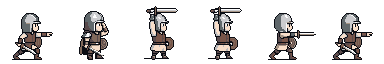
#> input picture dev/sheets-sword/anim/squire-cast-strip.png, 384 x 64 px, given in place of neutral-0.png, which was not available
$ python skel_walk.py anim/squire-cast-strip.png
#> lines starting #> are read from the running program, lines starting #| are printed output that depends on the picture; pictures that were not available may be replaced by others from this repository, and a replacement may not be noted
### dev/sheets-sword/walk_script.py
# 걷기 다른 방법 (로드맵 승인, PixelLab 0): pixen 걷기는 홀짝 프레임마다 무기·망토·명암이 바뀌어 미달 → 준비 자세 한 장을 원본으로
#  다리 구역(엉덩이 줄 아래)만 스크립트로 움직인다. 몸 중심선(맨 아래 6줄 칠한 칸의 가운데)으로 앞다리·뒷다리를 나눠
#  1 디딤(앞 +2, 뒤 -2, 몸 1칸 내림) · 2 통과(그대로) · 3 교차(앞 -1, 뒤 +1, 몸 1칸 내림) · 4 통과(그대로, 몸 1칸 올림).
#  위쪽(상체·무기·방패)은 모든 프레임 같은 그림이라 디자인이 튀지 않는다.
#  python -I -B walk_script.py [cls ...] → anim/<cls>-walkS-strip.png, anim/<cls>-walkS-x4.gif
import os, sys
from PIL import Image
HERE = os.path.dirname(os.path.abspath(__file__)); A = os.path.join(HERE, 'anim')
SRC = {'paladin': 'paladin64-src.png', 'squire': 'squire-atk-strip.png', 'archon': 'archon64-src.png',
       'tyrant': 'tyrant64-src.png', 'swordsaint': 'swordsaint-atk-strip.png'}          # 시트의 준비 그림과 같은 것
FOOT_Y = 59


def first(name):
    im = Image.open(os.path.join(A, name)).convert('RGBA'); return im.crop((0, 0, 64, 64))


# [10 lines left out: function legs_frame, not called in this run]


def neutral(cls):
    """8단계 (로드맵 승인 pixen 1/직업): 다리가 드러난 중립 서기 자세 work/<cls>/neutral-0.png → 발 줄 59 맞춤 + 시트 준비 그림 팔레트 고정"""
    im = Image.open(os.path.join(HERE, 'work', cls, 'neutral-0.png')).convert('RGBA'); P = im.load()
    yb = max(y for y in range(64) if any(P[x, y][3] for x in range(64)))
    o = Image.new('RGBA', (64, 64)); o.alpha_composite(im, (0, FOOT_Y - yb))
    ref = first(SRC[cls]); pal = sorted({c for c in ref.getdata() if c[3]})
    if len(pal) > 24:
        q = ref.convert('RGB').quantize(colors=22, method=Image.Quantize.MEDIANCUT).convert('RGB')
        pal = sorted({q.getpixel((x, y)) + (255,) for y in range(64) for x in range(64) if ref.getpixel((x, y))[3]})
    O = o.load()
    for y in range(64):
        for x in range(64):
            c = O[x, y]
            if c[3]: O[x, y] = min(pal, key=lambda q: sum((c[i] - q[i]) ** 2 for i in range(3)))[:3] + (255,)
    return o


def walk(cls):
    im = neutral(cls) if os.environ.get('WALK_SRC') == 'neutral' else first(SRC[cls])
    return [legs_frame(im, 3, -3, 1), legs_frame(im, 0, 0, -1, lift_b=2), legs_frame(im, -2, 2, 1), legs_frame(im, 0, 0, -1, lift_f=2)]   # 2차: 보폭 ±3, 통과 때 무릎 2칸 들기


# [11 lines that do not run on import are left out]

### dev/sheets-sword/anim_post.py
# 관절 애니 후처리 (PixelLab 0): work/paladin/skel-atk-*.png (192, 15f) → 3칸 최빈색으로 64칸 → 중립 그림 팔레트 고정(반투명 잔상 버림)
#  → 가장 큰 덩어리만 → 손목 좌표(관절 RIGHT ARM / 3)에서 설계 칼 각도로 성검(금빛 2칸 폭 + 외곽선) 덧그리기
#  python -I -B anim_post.py → anim/paladin-atk-{i}.png, anim/paladin-atk-strip.png, anim/paladin-atk-x4.gif
import os, json, math, sys
from PIL import Image, ImageDraw
HERE = os.path.dirname(os.path.abspath(__file__)); A = os.path.join(HERE, 'anim')
OUT = (11, 13, 20, 255); BLADE = (255, 250, 190, 255); BLADE_D = (232, 190, 80, 255); GUARD = (178, 124, 36, 255)


def palette(im):
    return sorted({c for c in im.getdata() if c[3]})


def near(c, pal):
    return min(pal, key=lambda p: sum((c[i] - p[i]) ** 2 for i in range(3)))


V2 = os.environ.get('ANIM_V') == '2'
K, OFF = (2, (32, 62)) if V2 else (3, (0, 0))      # 2차: 캐릭터를 192칸에 2배로 넣었다 (anim_plan.py)


def down(im, pal):
    im = im.crop((OFF[0], OFF[1], OFF[0] + 64 * K, OFF[1] + 64 * K)) if V2 else im
    W = 64; o = Image.new('RGBA', (W, W)); P = im.load(); O = o.load(); need = 2 if K == 2 else 4
    for y in range(W):
        for x in range(W):
            if K * x + K > im.width or K * y + K > im.height: continue
            cs = [P[K * x + a, K * y + b] for a in range(K) for b in range(K) if P[K * x + a, K * y + b][3] >= 200]
            if len(cs) >= need: O[x, y] = near(max(set(cs), key=cs.count), pal)
    return o


def main_blob(im):
    P = im.load(); W, H = im.size; pts = {(x, y) for y in range(H) for x in range(W) if P[x, y][3]}; best = set()
    while pts:
        st = [pts.pop()]; comp = set(st)
        while st:
            x, y = st.pop()
            for a in (-1, 0, 1):
                for b in (-1, 0, 1):
                    q = (x + a, y + b)
                    if q in pts: pts.discard(q); comp.add(q); st.append(q)
        if len(comp) > len(best): best = comp
    o = Image.new('RGBA', im.size); O = o.load()
    for p in best: O[p] = P[p]
    return o


# [15 lines left out: function sword, not called in this run]


# [19 lines that do not run on import are left out]

### dev/sheets-sword/skel_walk.py
# 걷기 skeleton-v3 8f (로드맵 승인 2026-10-18, 5종 × 3): 첫 프레임 = 다리 드러난 중립 서기(work/<cls>/neutral-0.png, 발 59 맞춤·팔레트 고정)
#  192칸에 2배(캐릭터 ~48%), 직업마다 중립 그림의 키·발 위치에서 관절을 잡고 8프레임 걸음(보폭 크게·무릎 들기·몸 오르내림).
#  후처리: 2배 최빈색으로 64칸 → 다리(엉덩이 줄 아래)는 생성 결과, 상체·무기는 중립 그림을 몸 오르내림만큼 옮겨 붙임(디자인 고정).
#  python -I -B skel_walk.py plan [cls ...]  → anim/<cls>-skelwalk-req.json, anim/_skelwalk-stick.png
#  python -I -B skel_walk.py post [cls ...]  → anim/<cls>-walkK-strip.png, anim/<cls>-walkK-x4.gif
import os, sys, json, math, base64, io
from PIL import Image, ImageDraw
HERE = os.path.dirname(os.path.abspath(__file__)); A = os.path.join(HERE, 'anim')
sys.path.insert(0, HERE)
N, K, OFF = 192, 2, (32, 62)
Z = {'LEFT ARM': 1, 'LEFT ELBOW': 1, 'LEFT SHOULDER': 2, 'LEFT HIP': 3, 'LEFT KNEE': 3, 'LEFT LEG': 3, 'NECK': 5, 'RIGHT HIP': 6, 'RIGHT KNEE': 6,
     'RIGHT LEG': 6, 'NOSE': 8, 'RIGHT EYE': 8, 'LEFT EYE': 8, 'RIGHT EAR': 7, 'LEFT EAR': 7, 'RIGHT SHOULDER': 9, 'RIGHT ELBOW': 10, 'RIGHT ARM': 11}
DESC = {
    'paladin': 'small chibi holy paladin knight, white and cream plate armor with gold trim, golden halo above the visored helmet, kite shield with gold cross on the left arm, golden sword held upright at the chest',
    'squire': 'small chibi young squire, round steel cap with open face, brown leather jerkin over a cream tunic, small round wooden buckler, short sword held at the chest',
    'archon': 'small chibi celestial archon knight, white and gold plate armor, big visored helmet with a ring of gold stars above, star kite shield, golden longsword held upright',
    'tyrant': 'small chibi tyrant king knight, steel helmet with spiked gold crown, crimson cape, spiked pauldrons, huge greatsword with a red rune held upright',
    'swordsaint': 'small chibi sword saint samurai, kabuto with huge gold crescent horns, white hair and white scarf, dark navy armor, navy hakama, blue curved katana',
}


LIT = {   # 10단계 (로드맵 승인 6): 다리 구역만 앞다리 밝은 3톤·뒷다리 어두운 3톤으로 다시 칠한 원본 (어두운 한 덩어리 → 두 다리)
    'tyrant': ([(168, 172, 186), (122, 126, 142), (78, 80, 94)], [(96, 99, 114), (64, 66, 79), (40, 41, 52)]),
    'swordsaint': ([(150, 140, 200), (112, 102, 160), (74, 66, 112)], [(88, 80, 130), (60, 54, 92), (36, 33, 58)]),
}
LITDESC = {'tyrant': ', light steel greaves, front leg brighter than back leg', 'swordsaint': ', light lavender hakama legs, front leg brighter than back leg'}
LV = os.environ.get('LIT') == '1'
NV = os.environ.get('NEW') == '1'      # 12단계 B: 새 디자인(newanim/<cls>-src.png, 칼 든 채) 첫 프레임 — 상체·칼은 그대로 붙임
WR = {'greatswordsman': 6, 'tyrant': 6}   # 다리 구역 오른쪽 끝 (발 가운데 + 칸) — 대검이 그 너머에 서 있음
NDESC = {
    'squire': 'small chibi young squire, messy brown hair, cream padded gambeson, round wooden buckler, short iron sword in hand',
    'swordsman': 'small chibi knight, open-face steel helmet with a tall blue plume, short blue cape, steel breastplate, blue tabard, steel longsword in hand',
    'paladin': 'small chibi paladin, white and gold full plate, great helm with gold cross visor, kite shield with golden sun, short golden sword in hand',
    'blademaster': 'small chibi ronin, long black high ponytail, red headband, indigo kimono, red sash, wide black hakama, curved katana in hand',
    'greatswordsman': 'small chibi black swordsman, spiky black hair, dark iron armor, tattered black cape, enormous slab iron greatsword held upright',
    'archon': 'small chibi archon knight, white and gold plate, great helm with gold stars above, small glowing gold wings, blue cape, golden longsword',
    'tyrant': 'small chibi berserker tyrant, black spiked armor, wolf-skull helmet with red eyes, tattered black cape, giant slab greatsword',
    'swordsaint': 'small chibi sword saint, long white high ponytail, gold crescent ornament, white and gold haori, dark hakama, glowing blue katana',
}
TV = os.environ.get('STAND') == '1'   # 12단계 C: 첫 프레임 = 다리 드러난 옆모습 서기 (work/<cls>/nstand-0.png), 다리 앞 밝게·뒤 어둡게
IV = os.environ.get('IDLE') == '1'    # 13단계 (시즌7, 로드맵 승인 12): 첫 프레임 = 시트 대기 그림 그대로 (옆모습 통일 직업은 c1) + 다리 앞뒤 밝기 — 대기와 모습이 안 바뀌게
BV = os.environ.get('BACK') == '1'    # 14단계: 대검전사 — 대검을 어깨에 멘 서기(work/greatswordsman/nback-0.png) 첫 프레임, 다리 구역 원래 너비
if BV: WR.pop('greatswordsman', None)
TAG = 'B' if BV else 'I' if IV else 'T' if TV else ('N' if NV else ('L' if LV else ''))


def neutral(cls):
    if NV:
        import build_new as B
        src = Image.open(os.path.join(HERE, 'newanim', f'{cls}-src.png')).convert('RGBA'); pal = B.pal_of(src)
        if BV:
            im, _ = B.foot_align(B.lock(Image.open(os.path.join(HERE, 'work', cls, 'nback-0.png')).convert('RGBA'), pal))
            return lit_auto(im, cls)
        if IV:
            base = B.lock(src, pal)
            if cls in B.SIDE:                                                   # build_new 와 같은 c1 (수리판 우선, 발 가운데를 준비 그림에 맞춤)
                _, sfx = B.foot_align(base)
                p = os.path.join(HERE, 'work', cls, 'nc1r-0.png')
                if not os.path.exists(p): p = os.path.join(HERE, 'work', cls, 'nc1-0.png')
                im, fx = B.foot_align(B.lock(Image.open(p).convert('RGBA'), pal))
                base = Image.new('RGBA', (64, 64)); base.paste(im, (sfx - fx, 0), im)
            return lit_auto(base, cls)
        if not TV: return B.lock(src, pal)
        im, _ = B.foot_align(B.lock(Image.open(os.path.join(HERE, 'work', cls, 'nstand-0.png')).convert('RGBA'), pal))
        return lit_auto(im)
    import walk_script as W
    n = W.neutral(cls)
#> in neutral, im is the input picture: PIL image 384x64 RGBA; mean R, G, B, A 24.2, 22.5, 22.3, 59.1
#> in neutral, `yb = max(y for y in range(64) if any(P[x, y][3] for x in range(64)))`: yb = 59
#> in neutral, `o = Image.new('RGBA', (64, 64))`: o: PIL image 64x64 RGBA; every value is 0
#> in neutral, `o.alpha_composite(im, (0, FOOT_Y - yb))`:
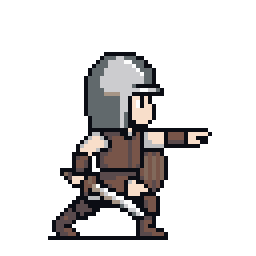
#> o: PIL image 64x64 RGBA (shown 4 times larger); mean R, G, B, A 22.5, 20.8, 20.7, 58.5; transparent parts drawn white
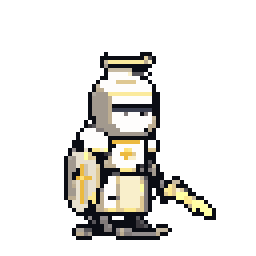
#> input picture dev/sheets-sword/anim/paladin64-src.png, 64 x 64 px (shown 4 times larger)
#> in first, im is the input picture: PIL image 64x64 RGBA; mean R, G, B, A 33.9, 32.7, 29.5, 60.6
#> in neutral, `pal = sorted({c for c in ref.getdata() if c[3]})`: pal = 23 items, first 6: (11, 13, 20, 255), (57, 54, 59, 255), (58, 62, 78, 255), (86, 84, 88, 255), (129, 122, 121, 255), (147, 141, 141, 255)
    return lit(cls, n) if LV and cls in LIT else n


# [23 lines left out: functions lit_auto, lit, not called in this run]


def frame_geo(im):
    P = im.load(); op = [(x, y) for y in range(64) for x in range(64) if P[x, y][3]]
    top = min(y for _, y in op); bot = max(y for _, y in op)
    feet = [x for x, y in op if y >= bot - 5]; cx = sum(feet) / len(feet); H = bot - top
    return cx, top, bot, H


def T(p):
    return (p[0] * K + OFF[0], p[1] * K + OFF[1])


def pose(cx, bot, H, t=None):
    """64칸 좌표로 관절 → 192. t=None 이면 첫 프레임(중립, 발 조금 벌림). 걸음: 오른다리 위상 2πt/8, 왼다리 +π"""
    hip_y = bot - 0.30 * H; neck_y = bot - 0.60 * H; head_y = bot - 0.80 * H
    if t is None: ph, bob, A, lift = 0, 0, 0, 0
    else: ph = 2 * math.pi * t / 8; bob = -abs(math.cos(ph)) * 1.0 + 0.5; A, lift = 6.5, 3.5
    p = {}
    p['NECK'] = (cx + 1, neck_y + bob)
    p['RIGHT SHOULDER'] = (cx + 3, neck_y + 1.5 + bob); p['LEFT SHOULDER'] = (cx - 2, neck_y + 1.5 + bob)
    for side, sh, sgn in (('RIGHT', p['RIGHT SHOULDER'], 1), ('LEFT', p['LEFT SHOULDER'], -1)):
        sw = 0 if t is None else -sgn * 2.5 * math.sin(ph)                     # 팔은 다리와 반대로 흔듦
        p[f'{side} ELBOW'] = (sh[0] + sw * 0.5 + sgn * 0.5, sh[1] + 4)
        p[f'{side} ARM'] = (sh[0] + sw + sgn * 0.5, sh[1] + 8)
    for side, sgn, dph in (('RIGHT', 1, 0), ('LEFT', -1, math.pi)):
        q = ph + dph
        hx = cx + sgn * 1.5
        p[f'{side} HIP'] = (hx, hip_y + bob)
        if t is None: fx, fy = cx + sgn * 2.5, bot
        else: fx, fy = cx + A * math.sin(q), bot - lift * max(0.0, math.cos(q))
        kx = (hx + fx) / 2 + 2 + (lift * 0.5 * max(0.0, math.cos(q)) if t is not None else 0); ky = (hip_y + bob + fy) / 2
        p[f'{side} KNEE'] = (kx, ky); p[f'{side} LEG'] = (fx, fy)
    for k, (dx, dy) in {'NOSE': (5, 0), 'RIGHT EYE': (4, -1.5), 'LEFT EYE': (1, -1.5), 'RIGHT EAR': (0, -1), 'LEFT EAR': (-3, -1)}.items():
        p[k] = (cx + dx, head_y + dy + bob)
    return {k: T(v) for k, v in p.items()}, bob


def kp(p):
    return [{'x': round(x / N, 4), 'y': round(y / N, 4), 'label': k, 'z_index': Z.get(k, 5)} for k, (x, y) in p.items()]


BONES = [('NECK', 'RIGHT SHOULDER'), ('RIGHT SHOULDER', 'RIGHT ELBOW'), ('RIGHT ELBOW', 'RIGHT ARM'), ('NECK', 'LEFT SHOULDER'), ('LEFT SHOULDER', 'LEFT ELBOW'),
         ('LEFT ELBOW', 'LEFT ARM'), ('NECK', 'RIGHT HIP'), ('RIGHT HIP', 'RIGHT KNEE'), ('RIGHT KNEE', 'RIGHT LEG'), ('NECK', 'LEFT HIP'), ('LEFT HIP', 'LEFT KNEE'), ('LEFT KNEE', 'LEFT LEG')]


# [6 lines left out: function stick, not called in this run]


def b64(im):
    buf = io.BytesIO(); im.save(buf, 'PNG'); return {'type': 'base64', 'base64': base64.b64encode(buf.getvalue()).decode(), 'format': 'png'}


# [15 lines left out: function plan, not called in this run]


FIX = ('tyrant', 'swordsaint')     # 비평 2개 미달 → 무료 수리 1회: 다리 구역 색을 중립 그림 하체 색으로만 고정 (프레임마다 보라·검정 깜빡임), 파천검왕은 생성 망토(붉은 칸)를 다리에서 뺌


# [12 lines left out: function fix_legs, not called in this run]


def post(classes):
    import anim_post as AP
    for cls in classes:
        nim = neutral(cls); cx, top, bot, H = frame_geo(nim); hip = int(round(bot - 0.30 * H)) + 3   # 생성 다리는 엉덩이 3줄 아래부터 (칼 조각·치마 색 튐 빼기)
#> in neutral, `n = W.neutral(cls)`:
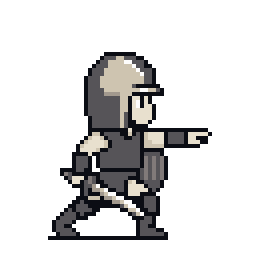
#> n: PIL image 64x64 RGBA (shown 4 times larger); mean R, G, B, A 20.9, 20.4, 20.4, 58.5; transparent parts drawn white
#> after `cx, top, bot, H = frame_geo(nim)`: cx = 26.38; top = 13; bot = 59; H = 46
#> after `hip = int(round(bot - 0.3 * H)) + 3`: hip = 48
        pal = sorted({c for c in nim.getdata() if c[3]})
#> pal = [(11, 13, 20, 255), (86, 84, 88, 255), (129, 122, 121, 255), (162, 153, 142, 255), (206, 196, 176, 255), (232, 224, 206, 255), (254, 253, 252, 255)]
        fr = []
        for t in range(8):
            raw = Image.open(os.path.join(HERE, 'work', cls, f'skelwalk{TAG}-{t}.png')).convert('RGBA')
            AP.K, AP.OFF, AP.V2 = K, OFF, True
            d = AP.main_blob(AP.down(raw, pal)); _, bob = pose(cx, bot, H, t)
#> in down, `im = im.crop((OFF[0], OFF[1], OFF[0] + 64 * K, OFF[1] + 64 * K)) if V2..`: im: PIL image 128x128 RGBA; every value is 0
#> in main_blob, `pts = {(x, y) for y in range(H) for x in range(W) if P[x, y][3]}`: pts = 0 items
#> after `_, bob = pose(cx, bot, H, t)`: bob = -0.5
            if cls in FIX or LV or NV: d = fix_legs(cls, d, nim, hip)
            x0, x1 = int(cx) - 10, int(cx) + (WR.get(cls, 10) if NV else 10) + 1; b = round(bob)   # WR: 다리 옆에 세운 대검은 원본 그대로
#> after `x0, x1 = (int(cx) - 10, int(cx) + (WR.get(cls, 10) if NV else 10) + 1)`: x0 = 16; x1 = 37
#> after `b = round(bob)`: b = 0
            o = Image.new('RGBA', (64, 64)); o.alpha_composite(d.crop((x0, hip, x1, 64)), (x0, hip))   # 다리: 생성 결과 (발 중심 ±10칸만 — 생성 칼 가로획 빼기)
            low = nim.crop((0, hip, 64, 64)); low.paste((0, 0, 0, 0), (x0, 0, x1, low.height))
#> after `low = nim.crop((0, hip, 64, 64))`:
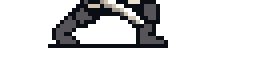
#> low: PIL image 64x16 RGBA (shown 4 times larger); mean R, G, B, A 12.5, 12.4, 13.2, 53; transparent parts drawn white
#> after `low.paste((0, 0, 0, 0), (x0, 0, x1, low.height))`:
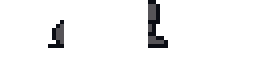
#> low: PIL image 64x16 RGBA (shown 4 times larger); mean R, G, B, A 2.3, 2.4, 2.7, 13.7; transparent parts drawn white
            o.alpha_composite(low, (0, hip + b)) if hip + b >= 0 else None                               # 다리 구역 밖(방패 끝·칼끝): 중립 그림
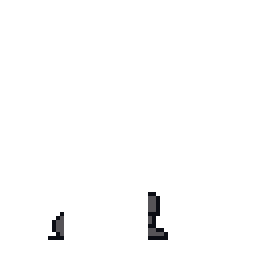
#> o: PIL image 64x64 RGBA (shown 4 times larger); mean R, G, B, A 0.6, 0.6, 0.7, 3.4; transparent parts drawn white
            o.alpha_composite(nim.crop((0, 0, 64, hip)), (0, b))                                         # 상체·무기: 중립 그림 고정
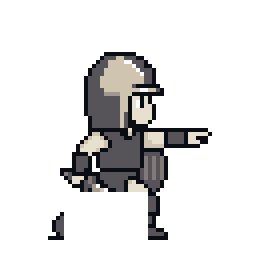
#> o: PIL image 64x64 RGBA (shown 4 times larger); mean R, G, B, A 18.4, 17.9, 17.7, 48.6; transparent parts drawn white
            fr.append(o)
        st = Image.new('RGBA', (64 * 8, 64)); [st.alpha_composite(f, (64 * i, 0)) for i, f in enumerate(fr)]
        st.save(os.path.join(A, f'{cls}-walk{TAG or "K"}-strip.png'))
        g = []
        for f in fr:
            b = Image.new('RGBA', (64, 64), (38, 40, 50, 255)); b.alpha_composite(f); g.append(b.convert('RGB').resize((256, 256), Image.NEAREST))
        g[0].save(os.path.join(A, f'{cls}-walk{TAG or "K"}-x4.gif'), save_all=True, append_images=g[1:], duration=100, loop=0)
        print(cls, 'post ok')


if __name__ == '__main__':
    cls = sys.argv[2:] or list(NDESC if NV else DESC)
#> (the run stopped early here; a loop or call above may not have finished)
